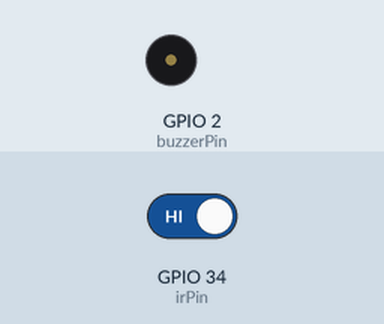
Bench run of a sketch on a simulated ESP32. Shown: buzzer (waves = sounding, pin HIGH). Inputs (shaded band) come from the test bench; at power-on: GPIO 34 (irPin) HIGH. WiFi joins after 1.5 s; servers stay silent unless stated; what the sketch prints to the serial monitor is not drawn.

Above: at 2.7 s.
2.8 s: GPIO 34 (irPin) driven LOW
At 3.4 s:
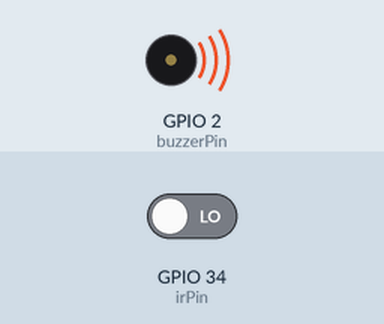
4.3 s: GPIO 34 (irPin) driven HIGH
At 5.3 s:
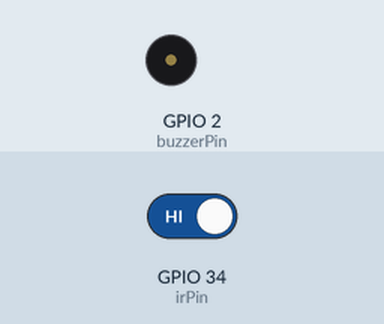
Timing chart, 0 to 7.3 s (numbered marks = the images above; inputs shaded):
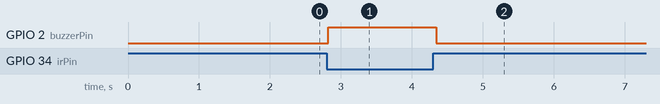

The sketch:

main.ino
```cpp
#include <WiFi.h>
#include <WebServer.h>
#include <WebSocketsServer.h>

// ==== CONFIGURATION ====
// Replace with your WiFi credentials:
const char* ssid = "LAPTOP-F3KGRQO2 7931";
const char* password = "9y951=8A";

// Pins - change if needed:
const int irPin = 34;      // IR sensor input pin
const int buzzerPin = 2;  // Buzzer output pin

// Webserver & WebSocket setup
WebServer server(80);
WebSocketsServer webSocket(81);

// Variables for pen detection & instruction steps
bool lastPenOnLine = false;
unsigned long lastSent = 0;
const unsigned long sendInterval = 100;  // ms

int currentStep = 0;
const int requiredOnLineCount = 5;
int onLineCounter = 0;

// Letter drawing instructions
const char* instructions_N[] = {
  "Start at top-left and move diagonally down-right.",
  "Now move straight up.",
  "Finish by moving diagonally down-right again."
};
const int steps_N = sizeof(instructions_N) / sizeof(instructions_N[0]);

const char* instructions_O[] = {
  "Start at top-center, move clockwise around the circle.",
  "Complete the loop to form letter O."
};
const int steps_O = sizeof(instructions_O) / sizeof(instructions_O[0]);

// Select letter to practice - can extend for UI selection later
const char* currentLetter = "N";

// === HTML PAGE ===
const char index_html[] PROGMEM = R"rawliteral(
<!DOCTYPE html>
<html lang="en">
<head>
  <meta charset="UTF-8" />
  <meta name="viewport" content="width=device-width, initial-scale=1" />
  <title>Smart Pen Tutor</title>
  <style>
    body {
      font-family: Arial, sans-serif;
      text-align: center;
      padding: 30px;
      background: #f3f3f3;
    }
    #letter { font-size: 100px; }
    #instruction { font-size: 22px; margin-top: 20px; }
    #status { font-size: 18px; margin-top: 20px; min-height: 30px; }
    select {
      font-size: 18px;
      padding: 5px 10px;
      margin-top: 20px;
    }
  </style>
</head>
<body>
  <h1>Write Letter: <span id="letter">N</span></h1>
  <label for="letterSelect">Choose Letter: </label>
  <select id="letterSelect">
    <option value="N">N</option>
    <option value="O">O</option>
  </select>
  <div id="instruction">Loading instructions...</div>
  <div id="status">Waiting for pen input...</div>
  <script>
    const letterInstructions = {
      "N": [
        "Start at top-left, move diagonally down-right.",
        "Now move straight up.",
        "Finish by moving diagonally down-right again."
      ],
      "O": [
        "Start at top-center, move clockwise around the circle.",
        "Complete the loop to form letter O."
      ]
    };

    const letterEl = document.getElementById('letter');
    const instructionEl = document.getElementById('instruction');
    const statusEl = document.getElementById('status');
    const letterSelect = document.getElementById('letterSelect');

    let steps = [];
    let currentStep = 0;
    let stepStarted = false;
    let onLineTime = 0;
    const requiredOnLineCount = 5;

    function speak(text) {
      if ('speechSynthesis' in window) {
        const utter = new SpeechSynthesisUtterance(text);
        window.speechSynthesis.cancel();
        window.speechSynthesis.speak(utter);
      } else {
        console.log("Speech synthesis not supported.");
      }
    }

    function updateStep() {
      if (currentStep < steps.length) {
        instructionEl.textContent = Step ${currentStep + 1}: ${steps[currentStep]};
        speak(Step ${currentStep + 1}: ${steps[currentStep]});
        statusEl.textContent = "Waiting for pen input...";
        statusEl.style.color = "green";
      } else {
        instructionEl.textContent = "🎉 Letter Completed! Well done.";
        speak("Congratulations! You have completed the letter.");
        statusEl.textContent = "";
      }
    }

    function loadLetter(letter) {
      letterEl.textContent = letter;
      steps = letterInstructions[letter] || ["No instructions found."];
      currentStep = 0;
      stepStarted = false;
      onLineTime = 0;
      updateStep();
    }

    letterSelect.addEventListener("change", (e) => {
      loadLetter(e.target.value);
      const ws = new WebSocket(ws://${location.hostname}:81/);
      ws.send(letter:${e.target.value});
    });

    loadLetter(letterSelect.value);

    const ws = new WebSocket(ws://${location.hostname}:81/);

    ws.onopen = () => {
      statusEl.style.color = 'green';
      statusEl.textContent = "Connected to pen sensor.";
    };

    ws.onmessage = (event) => {
      const state = event.data;
      if (currentStep >= steps.length) return;

      if (state === 'off') {
        if (!stepStarted) {
          stepStarted = true;
          onLineTime = 1;
        } else {
          onLineTime++;
        }
        statusEl.style.color = 'green';
        statusEl.textContent = "Pen is on the line.";
      } else if (state === 'on') {
        if (stepStarted && onLineTime >= requiredOnLineCount) {
          currentStep++;
          updateStep();
        }
        stepStarted = false;
        onLineTime = 0;
        if (currentStep < steps.length) {
          statusEl.style.color = 'red';
          statusEl.textContent = "⚠️ Pen off the line! Please move back.";
          speak("Pen off the line! Please move back.");
        }
      }
    };

    ws.onerror = () => {
      statusEl.style.color = 'red';
      statusEl.textContent = "WebSocket connection error.";
    };

    ws.onclose = () => {
      statusEl.style.color = 'orange';
      statusEl.textContent = "WebSocket connection closed.";
    };
  </script>
</body>
</html>
)rawliteral";

// === Webserver Handlers ===
void handleRoot() {
  server.send_P(200, "text/html", index_html);
}

// WebSocket event handler
void webSocketEvent(uint8_t num, WStype_t type, uint8_t * payload, size_t length) {
  if (type == WStype_TEXT) {
    String msg = String((char*)payload).substring(0, length);
    if (msg.startsWith("letter:")) {
      String newLetter = msg.substring(7);
      if (newLetter == "N" || newLetter == "O") {
        currentStep = 0;
        onLineCounter = 0;
        currentLetter = newLetter == "N" ? "N" : "O";
        sendInstruction(currentStep);
      }
    }
  }
}

// Send instruction text via WebSocket
void sendInstruction(int step) {
  if (strcmp(currentLetter, "N") == 0) {
    if (step < steps_N) {
      webSocket.broadcastTXT(String("instruction:") + instructions_N[step]);
    } else {
      webSocket.broadcastTXT("instruction:🎉 Letter Completed! Well done.");
    }
  } else if (strcmp(currentLetter, "O") == 0) {
    if (step < steps_O) {
      webSocket.broadcastTXT(String("instruction:") + instructions_O[step]);
    } else {
      webSocket.broadcastTXT("instruction:🎉 Letter Completed! Well done.");
    }
  }
}

void setup() {
  Serial.begin(115200);
  pinMode(irPin, INPUT_PULLUP);
  pinMode(buzzerPin, OUTPUT);
  digitalWrite(buzzerPin, LOW);

  WiFi.begin(ssid, password);
  Serial.print("Connecting to WiFi");
  while (WiFi.status() != WL_CONNECTED) {
    delay(500);
    Serial.print(".");
  }
  Serial.println();
  Serial.print("Connected! IP: ");
  Serial.println(WiFi.localIP());

  server.on("/", handleRoot);
  server.begin();

  webSocket.begin();
  webSocket.onEvent(webSocketEvent);

  currentStep = 0;
  sendInstruction(currentStep);
}

void loop() {
  server.handleClient();
  webSocket.loop();

  unsigned long now = millis();
  if (now - lastSent > sendInterval) {
    lastSent = now;
    bool penOnLine = digitalRead(irPin) == LOW;  // LOW means on the line (adjust if sensor logic is inverted)

    if (penOnLine != lastPenOnLine) {
      lastPenOnLine = penOnLine;
      if (penOnLine) {
        webSocket.broadcastTXT("on");
        digitalWrite(buzzerPin, HIGH);  // Buzzer off when on the line
      } else {
        webSocket.broadcastTXT("off");
        digitalWrite(buzzerPin, LOW); // Buzzer on when off the line
      }
    }
  }
}
```

Measured:
- after the input at 2.8 s, GPIO 2 (buzzerPin): LOW → HIGH at once
- after the input at 4.3 s, GPIO 2 (buzzerPin): HIGH → LOW at once
